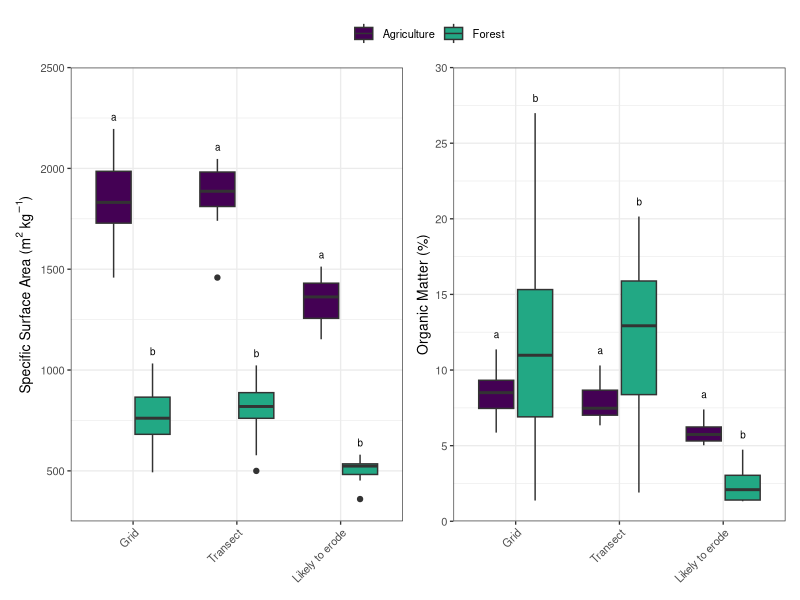

Generate this figure with R:
## ---- chunk 1
library(tidyverse)
library(viridis)
library(patchwork)
## ---- chunk 2
psa <- read.csv(here::here("./notebooks/PSA_data.csv")) %>%
  rename(site = Site) %>%
  select(site, sample_number, sampling_design, dx_50, specific_surface_area) %>%
  filter(sampling_design != "Fine scale") %>%
  mutate(sampling_design = fct_relevel(sampling_design, "Grid" , "Transect","Likely to erode")) %>%
  mutate(sig_letter = case_when(site == "Agriculture" ~ "a",
                                site == "Forest" ~ "b")) %>%
  group_by(site, sampling_design) %>%
  mutate(ymax = max(specific_surface_area)+60)

om <- read.csv(here::here("./notebooks/OM_data.csv")) %>%
  rename(site = Site, sampling_design = Sampling_Design, sample_number = Sample_Number) %>%
  select(OM, site, sampling_design, sample_number) %>%
  filter(sampling_design != "Fine scale") %>%
  mutate(site = recode(site, Agricultural = "Agriculture")) %>%
  mutate(sampling_design = fct_relevel(sampling_design, "Grid" , "Transect","Likely to erode")) %>%
  mutate(sig_letter = case_when(site == "Agriculture" ~ "a",
                                site == "Forest" ~ "b")) %>%
  group_by(site, sampling_design) %>%
  mutate(ymax = max(OM)+1)
## ---- chunk 3
wilcox.test(specific_surface_area ~ site, data = filter(psa, sampling_design == "Grid")) 
wilcox.test(specific_surface_area ~ site, data = filter(psa, sampling_design == "Transect")) 
wilcox.test(specific_surface_area ~ site, data = filter(psa, sampling_design == "Likely to erode")) 

wilcox.test(OM ~ site, data = filter(om, sampling_design == "Grid")) 
wilcox.test(OM ~ site, data = filter(om, sampling_design == "Transect")) 
wilcox.test(OM ~ site, data = filter(om, sampling_design == "Likely to erode")) 
## ---- chunk 4
#| label: fig-ssasom-plot
#| fig-cap: "Specific surface area and soil organic matter for the agricultural and forested sites as determined by the three sampling designs."
p1 <- ggplot(data = psa, aes(x = sampling_design, y = specific_surface_area, fill = site)) +
  geom_boxplot() +
    geom_text(data = select(psa, sampling_design, ymax, sig_letter) |> distinct(), 
            position = position_dodge(width = 0.75), aes(y = ymax, label = sig_letter, group = site), size = 2.5) +
  theme_bw(base_size = 10) +
  scale_y_continuous(expand =c(0,0), limits = c(250, 2500), breaks = seq(0, 2500, 500)) +
  labs(y = expression(paste("Specific Surface Area (", m^2*~kg^{-1}, ")"))) +
  theme(axis.title.x = element_blank(),
        legend.title = element_blank(),
        axis.text.x = element_text(angle = 45, hjust=1),
        legend.position = "none") +
  scale_fill_viridis(discrete = TRUE, begin = 0, end = 0.6)

p2 <- ggplot(data = om, aes(x = sampling_design, y = OM, fill = site)) +
  geom_boxplot() +
  geom_text(data = select(om, sampling_design, ymax, sig_letter) |> distinct(), 
            position = position_dodge(width = 0.75), aes(y = ymax, label = sig_letter, group = site), size = 2.5) +
  theme_bw(base_size = 10) +
  scale_y_continuous(expand =c(0,0), limits = c(0, 30), breaks = seq(0, 30, 5)) +
  labs(y = "Organic Matter (%)") +
  theme(axis.title.x = element_blank(),
        legend.title = element_blank(),
        axis.text.x = element_text(angle = 45, hjust=1)) +
  scale_fill_viridis(discrete = TRUE, begin = 0, end = 0.6)

p3 <- p1 +p2 + 
  plot_layout(guides = 'collect') & theme(legend.position ="top")
p3

#ggsave(filename = here::here("./images/OM_PSA.png"), plot = p3, height = 80,  width = 84, units = "mm", dpi = 600)
## ---- chunk 5
om %>%
  full_join(psa) %>%
  pivot_longer(cols = c(specific_surface_area, OM, dx_50), names_to = "property", values_to = "value") %>%
  group_by(sampling_design, site, property) %>%
  summarise(avg = round(mean(value), 1),
            sd = round(sd(value), 1))
